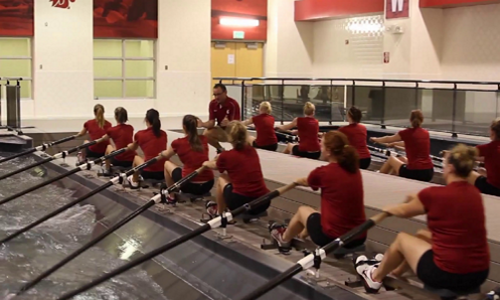
%> input picture HW4_106062109/prob1/bg.png, 500 x 300 px
$ octave que.m   (GNU Octave 9; MATLAB toolbox functions it lacks are replaced by stand-ins)
%> lines starting %> are read from the running program, lines starting %| are printed output that depends on the picture
clear all; close all; clc

img = im2double(imread('./bg.png'));
[h, w, ~] = size(img);
%> h = 300; w = 500
% imshow(img);

%points = importdata('./points.txt');
Point = [234.24658 119.17808 ;
    250.36094 128.50355 ;
    251.99459 133.91289 ;
    259.2777 148.3188 ;
    268.26586 166.0973 ;
    267.05648 180.26424 ;
    270.48568 200.24906 ;
    268.78552 217.1682;
    257.47185 220.8241;
    245.82815 216.68742;
    241.68585 215.20034;
    228.74373 205.00553 ;
    225.2802 207.72105 ;
    222.6937 211.19322 ;
    232.45694 222.41527 ;
    223.03861 223.7858 ;
    216.37325 224.49366 ;
    210.65395 217.80645 ;
    206.60025 212.20423 ;
    204.6422 192.94196 ;
    214.46627 204.13973 ;
    214.81943 203.98506 ;
    220.22691 200.73426 ;
    218.09832 174.14177 ;
    216.31382 171.85554 ;
    212.94262 167.84686 ;
    202.27071 170.58473 ;
    200.99626 165.50435 ;
    201.25153 155.16814 ;
    227.60729 152.86622 ;
    232.00498 148.6924 ;
    227.48113 141.36594 ;
    220.89208 135.40109 ;
    227.1482 124.40847 ;
    228.69919 121.79361 ;
    231.30809 119.23725 ;
    234.24658 119.17808;
];

%% Curve Computation
n = size(Point, 1); % number of input points

%==============================================================%
% Code here. Store the results as `result1`, `result2`


M =  [-1 3 -3 1;
       3 -6 3 0;
       -3 3 0 0;
       1 0 0 0;];

%low detail
index=1;
for i=0:3:35
   % disp(i);
    for t = 0:0.2:1
         T = [t.^3 t.^2 t 1];
        pt1 = Point(i+1,:);
        pt2 = Point(i+2,:);
        pt3 = Point(i+3,:);
        if (i==35)
            pt4 = Point(1,:);
        else
            pt4 = Point((i+4),:);
        end
        G = [pt1; pt2; pt3; pt4;];
        LD(index,:)=T*M*G;
        t = t+0.2;
        index = index+1;
    end
end
% high detail
index=1;
for i=0:3:35
    for t = 0:0.01:1
         T = [t.^3 t.^2 t 1];
        pt1 = Point(i+1,:);
        pt2 = Point(i+2,:);
        pt3 = Point(i+3,:);
        if (i==35)
            pt4 = Point(1,:);
        else
            pt4 = Point((i+4),:);
        end
        G = [pt1; pt2; pt3; pt4;];
        HD(index,:)=T*M*G;
        t = t+0.01;
        index = index+1;
    end
end

%==============================================================%

result1 = LD; % shaped [?, 2]
result2 = HD; % shaped [?, 2]

% Draw the polygon of the curve
f = figure;
subplot(1, 2, 1);
imshow(img);
hold on
plot(Point(:, 1), Point(:, 2), 'r.');
plot(result1(:, 1), result1(:, 2), 'g-');
title('Low Detail');
subplot(1, 2, 2);
imshow(img);
hold on
plot(Point(:, 1), Point(:, 2), 'r.');
plot(result2(:, 1), result2(:, 2), 'g-');
title('High Detail');
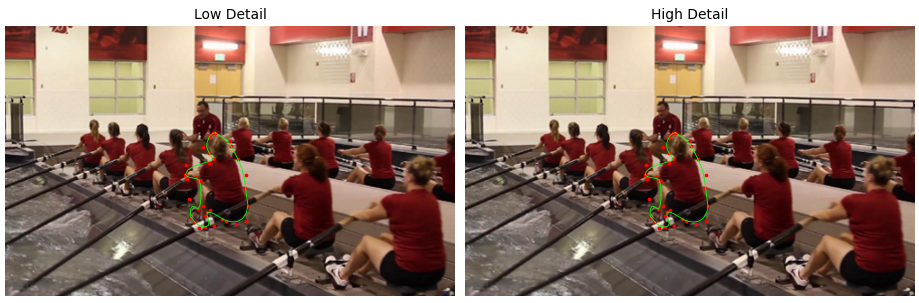
%> figure redrawn from the program's plot data, 2 panels
saveas(f, '1a.png');

%% Scaling
Point = Point .* 4;
%==============================================================%
%NHD = zeros([h*4, w*4, 3]);
img_4 = imresize(img, 4, 'nearest');
%imshow(result3);
% redraw high detail
index=1;
for i=0:3:35
    for t = 0:0.01:1
         T = [t.^3 t.^2 t 1];
        pt1 = Point(i+1,:);
        pt2 = Point(i+2,:);
        pt3 = Point(i+3,:);
        if (i==35)
            pt4 = Point(1,:);
        else
            pt4 = Point((i+4),:);
        end
        G = [pt1; pt2; pt3; pt4;];
        NHD(index,:)=T*M*G;
        t = t+0.01;
        index = index+1;
    end
end
result3 = NHD;
ff =figure;
imshow(img_4)
hold on
plot(Point(:, 1), Point(:, 2), 'r.');
plot(result3(:, 1), result3(:, 2), 'g-');
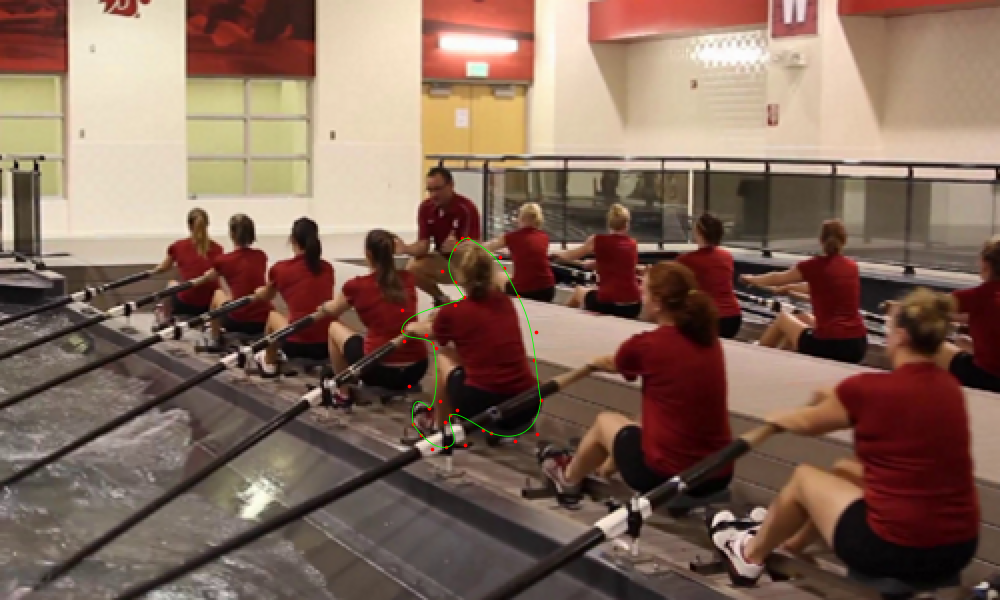
%> figure redrawn from the program's plot data; shown at 1/2 size
saveas(ff, '1b.png');
%==============================================================%
